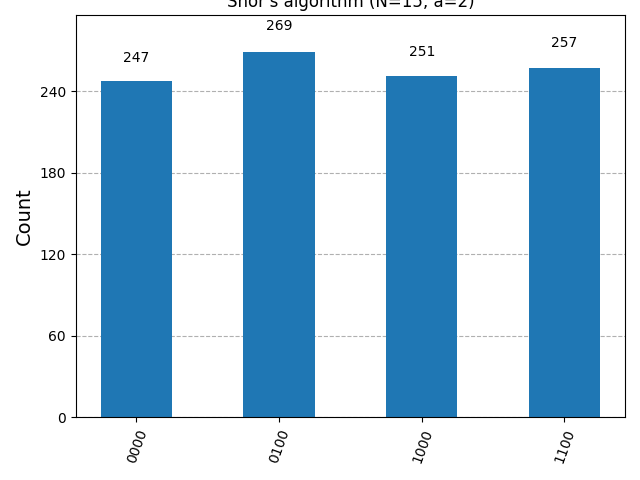

The Python source for this figure:
from math import gcd
from qiskit import QuantumCircuit, transpile
from qiskit_aer import Aer
from qiskit.visualization import plot_histogram
from qiskit.circuit.library import QFT
from fractions import Fraction
import matplotlib.pyplot as plt

# ONLY WORKS FOR N=15 AND a=2

N = 15
a = 2

n_count = 4


def qpe_amod15(a):
    qc = QuantumCircuit(n_count + 4, n_count)
    for q in range(n_count):
        qc.h(q)
    qc.x(n_count)

    for q in range(n_count):
        qc.append(amod15(a, 2**q).control(),
                  [q] + [i + n_count for i in range(4)])
    qc.append(QFT(n_count, inverse=True, do_swaps=True), range(n_count))
    for q in range(n_count):
        qc.measure(q, q)
    return qc

def amod15(a, power):
    """Modular exponentiation gate for a^power mod 15."""
    U = QuantumCircuit(4)
    for _ in range(power):
        if a in [2, 7, 8, 13]:
            if a == 2:
                U.swap(0, 1)
                U.swap(1, 2)
                U.swap(2, 3)
            elif a == 7:
                U.swap(2, 3)
                U.swap(1, 2)
                U.swap(0, 1)
            elif a == 8:
                U.swap(1, 2)
                U.swap(2, 3)
                U.swap(0, 1)
            elif a == 13:
                U.swap(0, 1)
                U.swap(1, 2)
                U.swap(2, 3)
    return U.to_gate()

qc = qpe_amod15(a)
simulator = Aer.get_backend('qasm_simulator')
qc = transpile(qc, simulator)
result = simulator.run(qc, shots=1024).result()
counts = result.get_counts()

# Plot histogram
plot_histogram(counts)
plt.title("Shor's algorithm (N=15, a=2)")
plt.savefig("rsa_breaking_sim.png")

# get period
measured = max(counts, key=counts.get)
phase = int(measured, 2) / 2**n_count
print(f"Measured binary: {measured}, phase: {phase}")

frac = Fraction(phase).limit_denominator(N)
r = frac.denominator
print(f"period r: {r}")

if r % 2 == 0 and pow(a, r//2, N) != N-1:
    factor1 = gcd(pow(a, r//2) - 1, N)
    factor2 = gcd(pow(a, r//2) + 1, N)
    print(f"factors found: {factor1}, {factor2}")
else:
    print("factors not found")

"""
Explanation:
1. make sure N is 15, a is 2
2. build qpe circuit, run it on qasm simulator. output is saved as rsa_breaking_sim.png
3. using qpe, we get the period r
4. the period r is extracted from the most frequent measurement
5. if r is even, we can find the factors of N
"""
